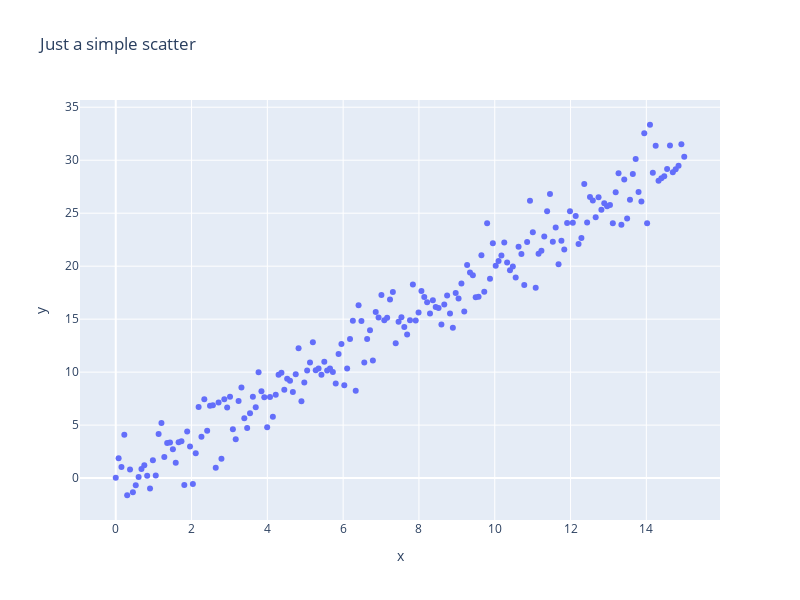

This figure's notebook cell:
### Markdown cell above
2. Make a simple scatter plot to illustrate the points in the `data1` data set using the function `scatter`

### Code cell
df = data1
fig = px.scatter(df, x='x', y ='y', 
                 height=600, width=800,
                 title='Just a simple scatter')
fig.show()

### Figure 1 — Plotly figure (JSON) as saved in the notebook; plotly's stock layout.template omitted (floating-point values rounded to 4 significant figures; data arrays with more than 128 entries replaced by an {"elided": "..."} marker saying what was removed)
{"data": [{"hovertemplate": "x=%{x}<br>y=%{y}<extra></extra>", "legendgroup": "", "marker": {"color": "#636efa", "symbol": "circle"}, "mode": "markers", "name": "", "orientation": "v", "showlegend": false, "type": "scatter", "x": {"elided": "200 float values"}, "xaxis": "x", "y": {"elided": "200 float values"}, "yaxis": "y"}], "layout": {"height": 600, "legend": {"tracegroupgap": 0}, "title": {"text": "Just a simple scatter"}, "width": 800, "xaxis": {"anchor": "y", "domain": [0, 1], "title": {"text": "x"}}, "yaxis": {"anchor": "x", "domain": [0, 1], "title": {"text": "y"}}}}
